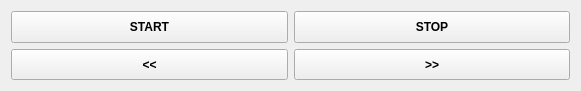
     <widget class="QWidget" name="gridLayoutWidget_3">
      <property name="geometry">
       <rect>
        <x>870</x>
        <y>370</y>
        <width>581</width>
        <height>91</height>
       </rect>
      </property>
      <layout class="QGridLayout" name="gridLayout_2">
       <item row="1" column="0">
        <widget class="QPushButton" name="btn_inhale_2">
         <property name="sizePolicy">
          <sizepolicy hsizetype="Minimum" vsizetype="Preferred">
           <horstretch>0</horstretch>
           <verstretch>0</verstretch>
          </sizepolicy>
         </property>
         <property name="font">
          <font>
           <weight>75</weight>
           <bold>true</bold>
          </font>
         </property>
         <property name="text">
          <string>&lt;&lt;</string>
         </property>
        </widget>
       </item>
       <item row="1" column="1">
        <widget class="QPushButton" name="btn_exhale_2">
         <property name="sizePolicy">
          <sizepolicy hsizetype="Minimum" vsizetype="Preferred">
           <horstretch>0</horstretch>
           <verstretch>0</verstretch>
          </sizepolicy>
         </property>
         <property name="font">
          <font>
           <weight>75</weight>
           <bold>true</bold>
          </font>
         </property>
         <property name="text">
          <string>&gt;&gt;</string>
         </property>
        </widget>
       </item>
       <item row="0" column="1">
        <widget class="QPushButton" name="btn_stop_2">
         <property name="sizePolicy">
          <sizepolicy hsizetype="Minimum" vsizetype="Preferred">
           <horstretch>0</horstretch>
           <verstretch>0</verstretch>
          </sizepolicy>
         </property>
         <property name="font">
          <font>
           <weight>75</weight>
           <bold>true</bold>
          </font>
         </property>
         <property name="styleSheet">
          <string notr="true">color: rgb(0, 0, 0);</string>
         </property>
         <property name="text">
          <string>STOP</string>
         </property>
        </widget>
       </item>
       <item row="0" column="0">
        <widget class="QPushButton" name="btn_start_2">
         <property name="sizePolicy">
          <sizepolicy hsizetype="Minimum" vsizetype="Preferred">
           <horstretch>0</horstretch>
           <verstretch>0</verstretch>
          </sizepolicy>
         </property>
         <property name="font">
          <font>
           <weight>75</weight>
           <bold>true</bold>
          </font>
         </property>
         <property name="styleSheet">
          <string notr="true">color: rgb(0, 0, 0);</string>
         </property>
         <property name="text">
          <string>START</string>
         </property>
        </widget>
       </item>
      </layout>
     </widget>
